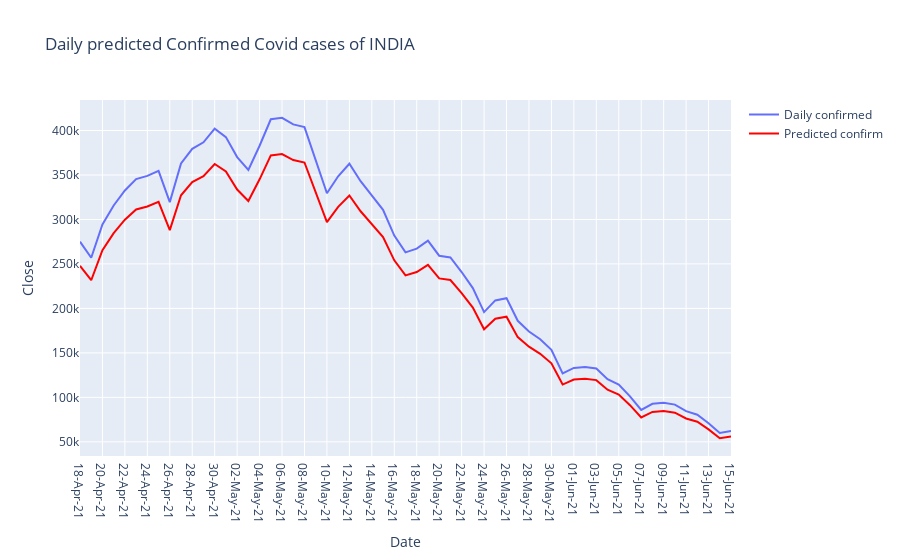

The notebook cell this image was saved under:
### Code cell
prediction = model.predict(test_generator)
close_train = close_train.reshape((-1))
close_data2 = close_data2.reshape((-1))
prediction = prediction.reshape((-1))

trace1 = go.Scatter(
    x = date_test,
    y = close_data2,
    mode = 'lines',
    name = 'Daily confirmed',
    
    
    
)
trace2 = go.Scatter(
    x = date_test,
    y = prediction,
    mode = 'lines',
    name = 'Predicted confirm',
    line = dict(color = 'red')
    
)

layout = go.Layout(
    title = "Daily predicted Confirmed Covid cases of INDIA",
    xaxis = {'title' : "Date"},
    yaxis = {'title' : "Close"}
)
fig = go.Figure(data=[trace1, trace2], layout=layout)
fig.show()

### Figure 1 — Plotly figure (JSON) as saved in the notebook; plotly's stock layout.template omitted (floating-point values rounded to 4 significant figures)
{"data": [{"mode": "lines", "name": "Daily confirmed", "type": "scatter", "x": ["18-Apr-21", "19-Apr-21", "20-Apr-21", "21-Apr-21", "22-Apr-21", "23-Apr-21", "24-Apr-21", "25-Apr-21", "26-Apr-21", "27-Apr-21", "28-Apr-21", "29-Apr-21", "30-Apr-21", "01-May-21", "02-May-21", "03-May-21", "04-May-21", "05-May-21", "06-May-21", "07-May-21", "08-May-21", "09-May-21", "10-May-21", "11-May-21", "12-May-21", "13-May-21", "14-May-21", "15-May-21", "16-May-21", "17-May-21", "18-May-21", "19-May-21", "20-May-21", "21-May-21", "22-May-21", "23-May-21", "24-May-21", "25-May-21", "26-May-21", "27-May-21", "28-May-21", "29-May-21", "30-May-21", "31-May-21", "01-Jun-21", "02-Jun-21", "03-Jun-21", "04-Jun-21", "05-Jun-21", "06-Jun-21", "07-Jun-21", "08-Jun-21", "09-Jun-21", "10-Jun-21", "11-Jun-21", "12-Jun-21", "13-Jun-21", "14-Jun-21", "15-Jun-21", "16-Jun-21"], "y": [275063, 257003, 294365, 315752, 332531, 345296, 348996, 354658, 319471, 362913, 379404, 386773, 402014, 392576, 370090, 355769, 382847, 412624, 414280, 406901, 403808, 366455, 329491, 348555, 362632, 343005, 326256, 310757, 281837, 263021, 267246, 276187, 259242, 257299, 240897, 222834, 195857, 208992, 211510, 186075, 174083, 165282, 153396, 126883, 133152, 134044, 132424, 120454, 114488, 101209, 85804, 92787, 93883, 91849, 84574, 80525, 71001, 60008, 62214]}, {"line": {"color": "red"}, "mode": "lines", "name": "Predicted confirm", "type": "scatter", "x": ["18-Apr-21", "19-Apr-21", "20-Apr-21", "21-Apr-21", "22-Apr-21", "23-Apr-21", "24-Apr-21", "25-Apr-21", "26-Apr-21", "27-Apr-21", "28-Apr-21", "29-Apr-21", "30-Apr-21", "01-May-21", "02-May-21", "03-May-21", "04-May-21", "05-May-21", "06-May-21", "07-May-21", "08-May-21", "09-May-21", "10-May-21", "11-May-21", "12-May-21", "13-May-21", "14-May-21", "15-May-21", "16-May-21", "17-May-21", "18-May-21", "19-May-21", "20-May-21", "21-May-21", "22-May-21", "23-May-21", "24-May-21", "25-May-21", "26-May-21", "27-May-21", "28-May-21", "29-May-21", "30-May-21", "31-May-21", "01-Jun-21", "02-Jun-21", "03-Jun-21", "04-Jun-21", "05-Jun-21", "06-Jun-21", "07-Jun-21", "08-Jun-21", "09-Jun-21", "10-Jun-21", "11-Jun-21", "12-Jun-21", "13-Jun-21", "14-Jun-21", "15-Jun-21", "16-Jun-21"], "y": [248000.0, 231700.0, 265400.0, 284600.0, 299800.0, 311300.0, 314600.0, 319700.0, 288000.0, 327200.0, 342000.0, 348700.0, 362404, 353900.0, 333600.0, 320700.0, 345100.0, 372000.0, 373500.0, 366800.0, 364000.0, 330300.0, 297000.0, 314200.0, 326900.0, 309200.0, 294100.0, 280100.0, 254100.0, 237100.0, 240900.0, 249000.0, 233700.0, 231900.0, 217200.0, 200900.0, 176600.0, 188400.0, 190700.0, 167700.0, 156900.0, 149000.0, 138300.0, 114400.0, 120000.0, 120800.0, 119400.0, 108600.0, 103200.0, 91240.0, 77350.0, 83650.0, 84630.0, 82800.0, 76240.0, 72590.0, 64010.0, 54100.0, 56080.0]}], "layout": {"title": {"text": "Daily predicted Confirmed Covid cases of INDIA"}, "xaxis": {"title": {"text": "Date"}}, "yaxis": {"title": {"text": "Close"}}}}
